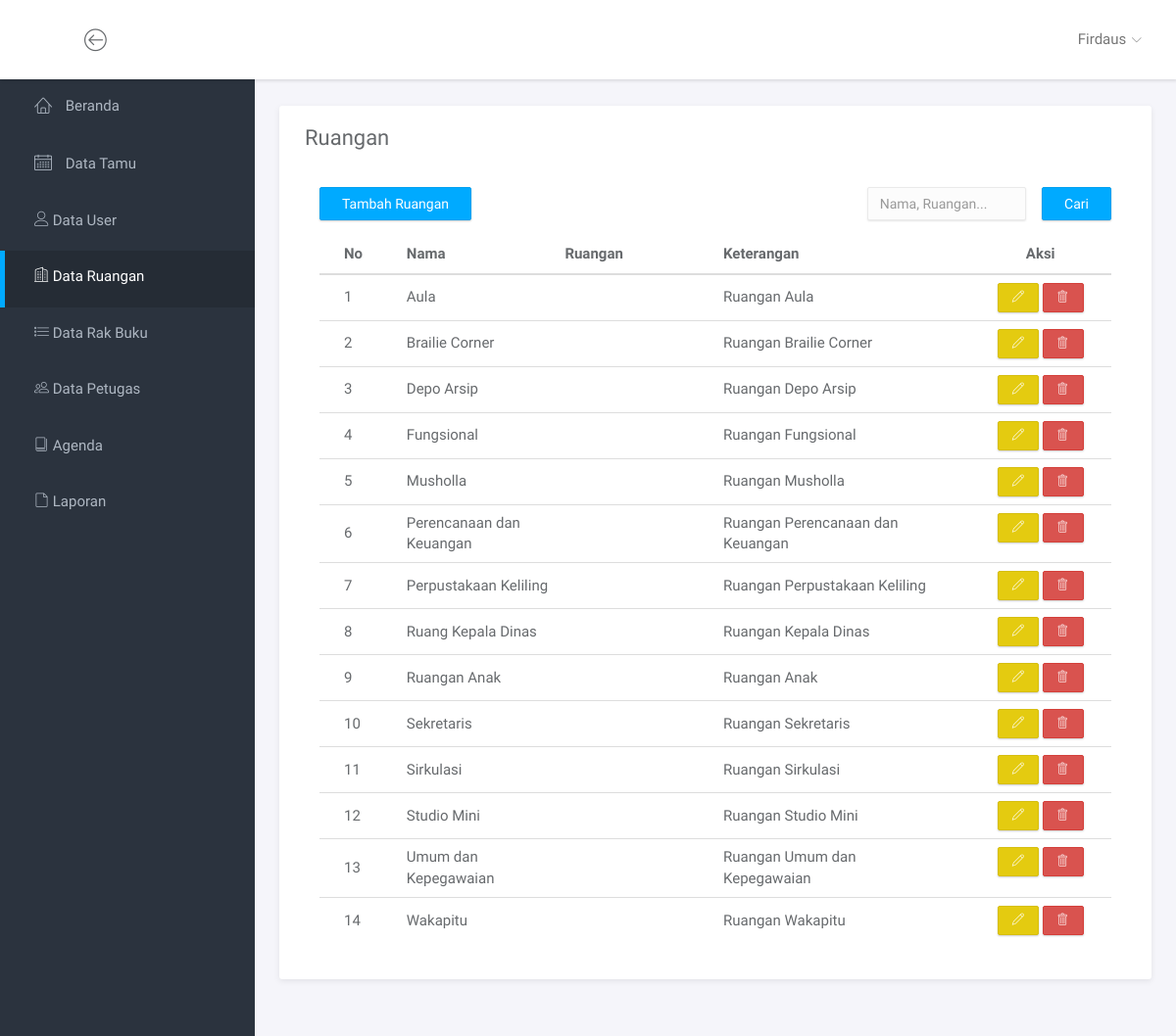
The app's page /index.php?page=data_ruangan (signed in), older data.
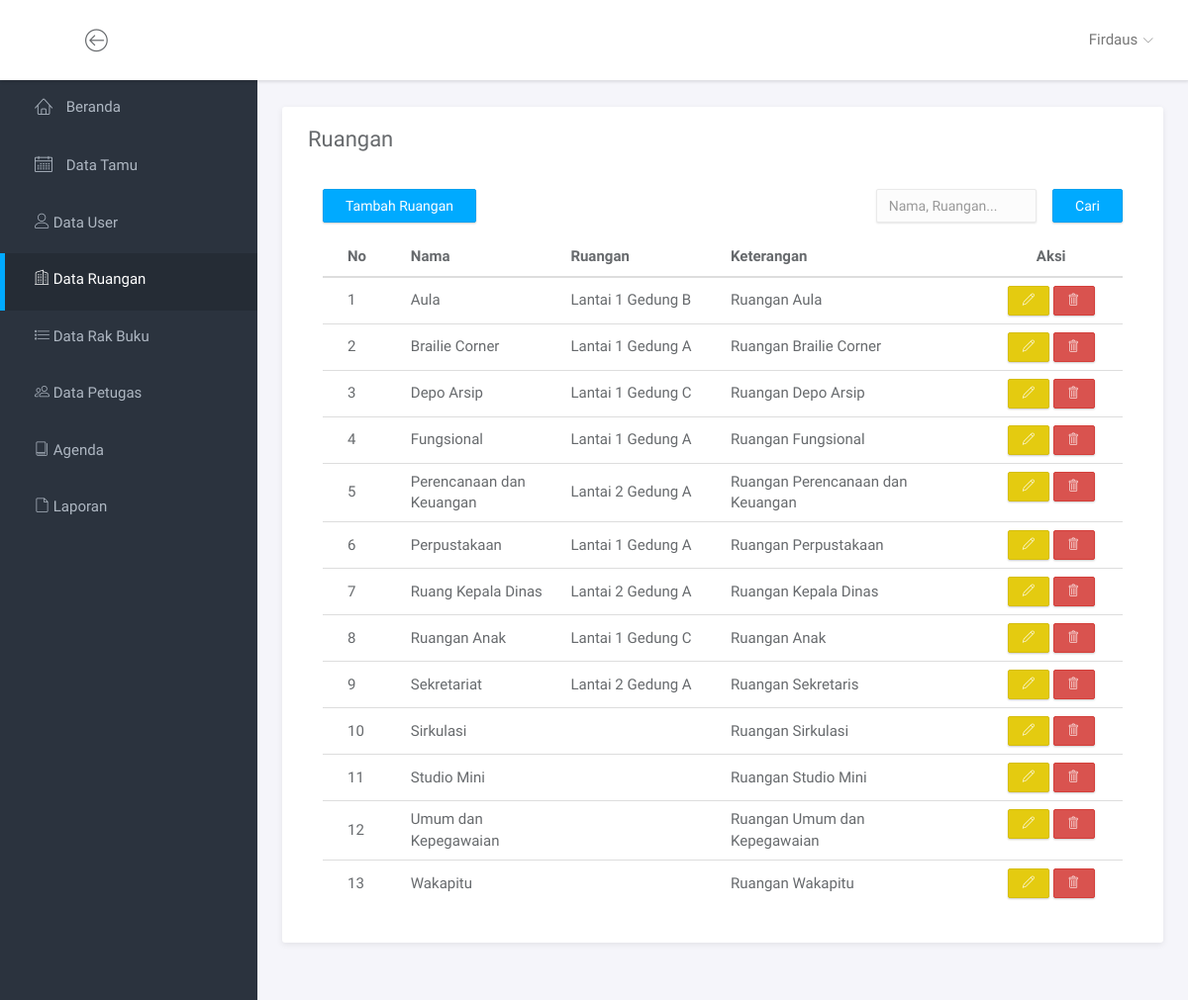
The same page, newer data.
### tables this page shows
CREATE TABLE `tabel_ruangan` (
    id_ruangan INT NOT NULL AUTO_INCREMENT,
    nama VARCHAR(255) NOT NULL,
    ruangan VARCHAR(255) NOT NULL,
    keterangan VARCHAR(255) NOT NULL,
    PRIMARY KEY (id_ruangan)
);

### halaman_tampil_data/halaman_data_ruangan.php (the view, shortened to what this page needs)
<div class="main">
    <div class="main-content">
        <div class="container-fluid">
            <div class="panel panel-headline">
                <div class="panel-heading">
                    <h3 class="panel-title">Ruangan</h3>
                </div>
                <div class="panel-body">
                    <div class="col-md-8">
                        <a href="index.php?page=tambah_ruangan" class="btn btn-primary">Tambah Ruangan</a>
                    </div>
                    <div class="col-md-4">
                        <form action="" method="POST" style="display: flex; justify-content: end;">
                            <input type="text" name="keyword" placeholder="Nama, Ruangan..." class="form-control" value="<?= isset($_POST['keyword']) ? $_POST['keyword'] : ""; ?>" style="margin-right: 16px;">
                            <button type="submit" name="submit" class="btn btn-primary">Cari</button>
                        </form>
                    </div>
                    <div class="col-md-12" style="margin-top: 16px;">
                        <table class="table table-hover">
                            <thead>
                                <tr>
                                    <th class="col-md-1">No</th>
                                    <th class="col-md-2">Nama</th>
                                    <th class="col-md-2">Ruangan</th>
                                    <th class="col-md-3">Keterangan</th>
                                    <th class="col-md-2 text-center">Aksi</th>
                                </tr>
                            </thead>
                            <tbody>
                                <?php
                                require_once "database/koneksi.php";
                                $keyword = isset($_POST['keyword']) ? $_POST['keyword'] : "";
                                $batas = 50;
                                $halaman = isset($_GET['halaman']) ? (int)$_GET['halaman'] : 1;
                                $halaman_awal = ($halaman > 1) ? ($halaman * $batas) - $batas : 0;
                                $data_ruangan = $mysqli->query("SELECT * FROM tabel_ruangan WHERE nama LIKE '%$keyword%' OR ruangan LIKE '%$keyword%' ORDER BY nama LIMIT $halaman_awal, $batas");
                                $no = 1;
                                ?>
                                <?php while ($row = $data_ruangan->fetch_assoc()) : ?>
                                    <tr>
                                        <td style="vertical-align: middle;"><?= $no++; ?></td>
                                        <td style="vertical-align: middle;"><?= $row['nama']; ?></td>
                                        <td style="vertical-align: middle;"><?= $row['ruangan']; ?></td>
                                        <td style="vertical-align: middle;"><?= $row['keterangan']; ?></td>
                                        <td class="text-center">
                                            <a href="index.php?page=edit_ruangan&id_ruangan=<?= $row['id_ruangan']; ?>" class="btn btn-warning btn-xs"><span class="lnr lnr-pencil"></span></a>
                                            <a href="index.php?page=delete_ruangan&id_ruangan=<?= $row['id_ruangan']; ?>" class="btn btn-danger btn-xs" onclick="return confirm('Yakin ingin menghapus data ini?')"><span class="lnr lnr-trash"></span></a>
                                        </td>
                                    </tr>
                                <?php endwhile; ?>
                            </tbody>
                        </table>
                    </div>
                    <div class="col-md-12" style="display: flex; justify-content: end;">
                    </div>
                </div>
            </div>
        </div>
    </div>
</div>

Row changes from the older to the newer data that the page shows:
removed tabel_ruangan: nama "Musholla", keterangan "Ruangan Musholla"
changed tabel_ruangan "Aula": ruangan (not shown) → "Lantai 1 Gedung B"
changed tabel_ruangan "Brailie Corner": ruangan (not shown) → "Lantai 1 Gedung A"
changed tabel_ruangan "Depo Arsip": ruangan (not shown) → "Lantai 1 Gedung C"
changed tabel_ruangan "Fungsional": ruangan (not shown) → "Lantai 1 Gedung A"
changed tabel_ruangan "Perencanaan dan Keuangan": ruangan (not shown) → "Lantai 2 Gedung A"
changed tabel_ruangan: nama "Perpustakaan Keliling" → "Perpustakaan"; ruangan (not shown) → "Lantai 1 Gedung A"; keterangan "Ruangan Perpustakaan Keliling" → "Ruangan Perpustakaan"
changed tabel_ruangan "Ruang Kepala Dinas": ruangan (not shown) → "Lantai 2 Gedung A"
changed tabel_ruangan "Ruangan Anak": ruangan (not shown) → "Lantai 1 Gedung C"
changed tabel_ruangan "Ruangan Sekretaris": nama "Sekretaris" → "Sekretariat"; ruangan (not shown) → "Lantai 2 Gedung A"
